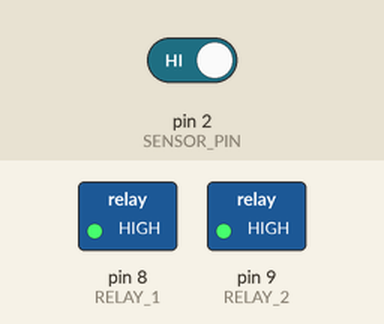
This sketch was run on a simulated Arduino Uno, built with avr-gcc and run on an emulated ATmega328P. Shown: switched loads named in the sketch (green lamp = pin HIGH). The test bench sets the inputs (shaded band); at power-on: pin 2 (SENSOR_PIN) HIGH.

Above: at 1.2 s.
1.3 s: pin 2 (SENSOR_PIN) driven LOW
At 1.44 s:
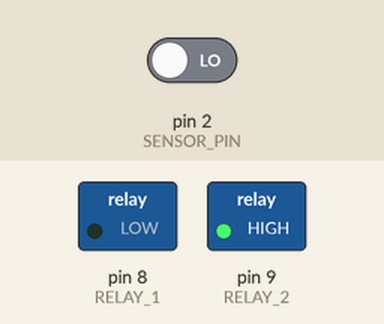
At 3.4 s:
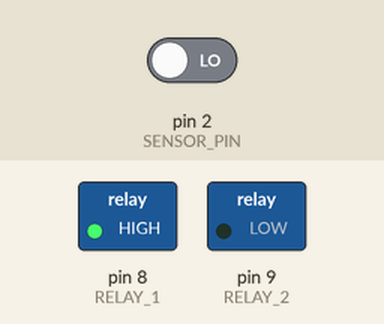
Timing chart, 0 to 10.1 s (numbered marks = the images above; inputs shaded):
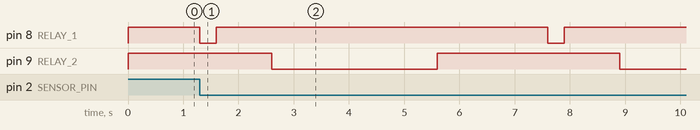

The sketch:

acces_door_with_hand_cleaner.ino
```cpp
#define SENSOR_PIN 2
#define RELAY_1 8   // motor
#define RELAY_2 9   // door

// durasi (ms)
unsigned long motorTime   = 300; // relay 1 ON
unsigned long delayTime   = 1000; // jeda antar relay
unsigned long doorTime    = 3000; // relay 2 ON
unsigned long cooldownTime = 2000;

// timer
unsigned long previousMillis = 0;

// state
int stepState = 0;
bool cooldown = false;

void setup() {
  pinMode(SENSOR_PIN, INPUT_PULLUP);

  pinMode(RELAY_1, OUTPUT);
  pinMode(RELAY_2, OUTPUT);

  // relay OFF (active LOW)
  digitalWrite(RELAY_1, HIGH);
  digitalWrite(RELAY_2, HIGH);
}

void loop() {
  unsigned long currentMillis = millis();
  int sensorState = digitalRead(SENSOR_PIN);

  switch (stepState) {

    // 🔹 0 = standby
    case 0:
      if (sensorState == LOW && !cooldown) {
        digitalWrite(RELAY_1, LOW); // relay 1 ON
        previousMillis = currentMillis;
        stepState = 1;
      }
      break;

    // 🔹 1 = relay 1 ON
    case 1:
      if (currentMillis - previousMillis >= motorTime) {
        digitalWrite(RELAY_1, HIGH); // relay 1 OFF
        previousMillis = currentMillis;
        stepState = 2;
      }
      break;

    // 🔹 2 = jeda 3 detik
    case 2:
      if (currentMillis - previousMillis >= delayTime) {
        digitalWrite(RELAY_2, LOW); // relay 2 ON
        previousMillis = currentMillis;
        stepState = 3;
      }
      break;

    // 🔹 3 = relay 2 ON
    case 3:
      if (currentMillis - previousMillis >= doorTime) {
        digitalWrite(RELAY_2, HIGH); // relay 2 OFF
        previousMillis = currentMillis;
        cooldown = true;
        stepState = 4;
      }
      break;

    // 🔹 4 = cooldown
    case 4:
      if (currentMillis - previousMillis >= cooldownTime) {
        cooldown = false;
        stepState = 0;
      }
      break;
  }
}
```

Measured:
- after the input at 1.3 s, pin 8 (RELAY_1): alternates HIGH for 6.0 s and LOW for 0.30 s, starting at once; pin 9 (RELAY_2): HIGH → LOW after 1.3 s, → HIGH 3.0 s later, → LOW 3.3 s later
